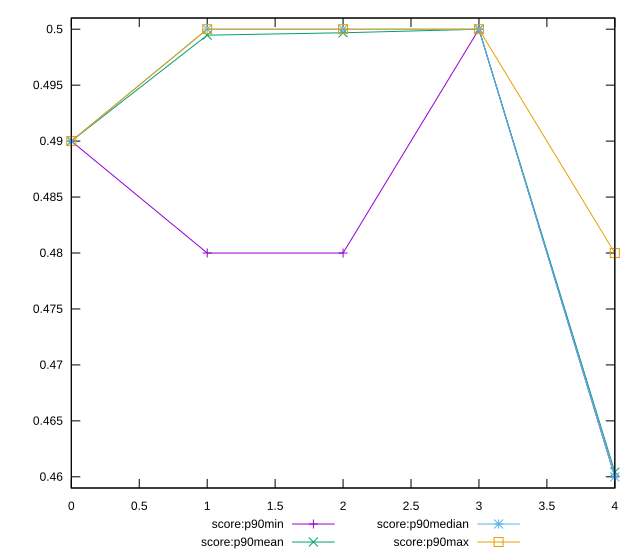

Write the gnuplot code that produced this figure.
reset

$scoreP90Min <<EOF
0 0.49
1 0.48
2 0.48
3 0.5
4 0.46
EOF

$scoreP90Mean <<EOF
0 0.4900000000000001
1 0.499468085106383
2 0.49968085106382976
3 0.5
4 0.4604255319148942
EOF

$scoreP90Median <<EOF
0 0.49
1 0.5
2 0.5
3 0.5
4 0.46
EOF

$scoreP90Max <<EOF
0 0.49
1 0.5
2 0.5
3 0.5
4 0.48
EOF

set key outside below
set xrange [0:4]
set yrange [0.459:0.501]
set trange [0.459:0.501]
set terminal svg size 640, 560 enhanced background rgb 'white'
set output "report_00019_2021-02-10T18-14-37.922Z//uses-rel-preload/progression/score.svg"

plot $scoreP90Min title "score:p90min" with linespoints, \
     $scoreP90Mean title "score:p90mean" with linespoints, \
     $scoreP90Median title "score:p90median" with linespoints, \
     $scoreP90Max title "score:p90max" with linespoints

reset
